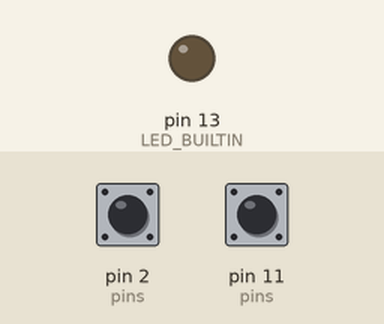
Simulated run of this sketch. Board: Arduino Uno, built with avr-gcc and run on an emulated ATmega328P. On the bench: output pins drawn as LEDs (lit = HIGH). The inputs (shaded band) are chosen by the test bench; at power-on: pin 2 (pins) HIGH, pin 11 (pins) HIGH.

Above: at 1.2 s.
1.3 s: pin 2 (pins) pulled LOW for 0.15 s
At 1.44 s:
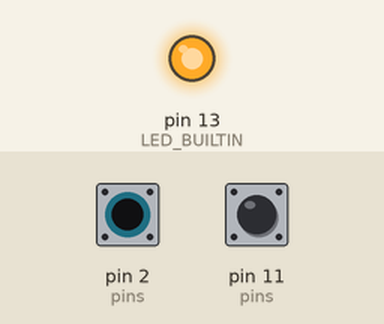
4.5 s: pin 2 (pins) pulled LOW for 3.2 s
At 8.9 s:
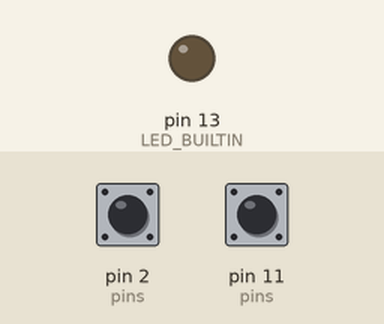
9.2 s: pin 11 (pins) pulled LOW for 3.2 s
At 10.5 s:
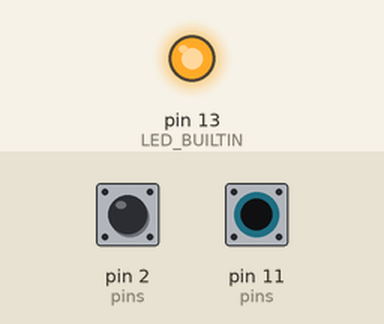
Timing chart, 0 to 14.0 s (numbered marks = the images above; inputs shaded):
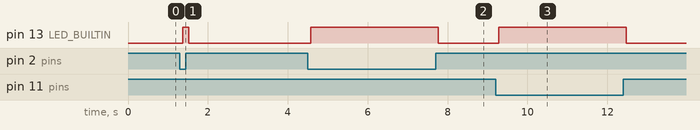

Measured:
- after the input at 1.3 s, pin 13 (LED_BUILTIN): LOW → HIGH after 0.06 s, → LOW 0.16 s later
- after the input at 4.5 s, pin 13 (LED_BUILTIN): LOW → HIGH after 0.07 s, → LOW 3.2 s later
- after the input at 9.2 s, pin 13 (LED_BUILTIN): LOW → HIGH after 0.07 s, → LOW 3.2 s later

The sketch:

sensor.ino
```cpp
// (licence header left out)
struct PinState {
    int pin;
    int previous;
    int isClosed;
    int orientation;
    unsigned long millis;
};

#define ORIENT_UNKNOWN   0
#define ORIENT_LANDSCAPE 1
#define ORIENT_PORTRAIT  2

struct PinState pins[] = {
    { 2, LOW, 0, ORIENT_LANDSCAPE, 0UL },
    { 11, LOW, 0, ORIENT_PORTRAIT, 0UL },
    { -1, },
};

#define DEBOUNCE_DELAY_MS 50
#define LOOP_DELAY_MS (1000/60)

void setup()
{
    for (struct PinState *p = pins; p->pin != -1; p++) {
        pinMode(p->pin, INPUT);
        digitalWrite(p->pin, HIGH);
    }
    pinMode(LED_BUILTIN, OUTPUT);

    Serial.begin(9600);
}

static void scanPins()
{
    for (struct PinState *p = pins; p->pin != -1; p++) {
        int reading = digitalRead(p->pin);
        unsigned long now = millis();
        if (reading != p->previous) {
            p->millis = now;
        }
        if ((now - p->millis) > DEBOUNCE_DELAY_MS) {
            p->isClosed = !reading;
        }
        p->previous = reading;
    }
}

static int getOrientation()
{
    for (struct PinState *p = pins; p->pin != -1; p++) {
        if (p->isClosed) {
            return p->orientation;
        }
    }
    return ORIENT_UNKNOWN;
}

static const char* handleRequest(const char *req)
{
    static char buffer[512];
    if (strstr(req, "orientation")) {
        int orientation = getOrientation();
        if (orientation == ORIENT_PORTRAIT) {
            snprintf(buffer, sizeof(buffer), "%s:PORTRAIT", req);
        } else if (orientation == ORIENT_LANDSCAPE) {
            snprintf(buffer, sizeof(buffer), "%s:LANDSCAPE", req);
        } else {
            snprintf(buffer, sizeof(buffer), "%s:UNKNOWN", req);
        }
    } else {
        snprintf(buffer, sizeof(buffer), "?");
    }
    return buffer;
}

void loop()
{
    scanPins();

    int orientation = getOrientation();
    digitalWrite(LED_BUILTIN, orientation != ORIENT_UNKNOWN ? HIGH : LOW);

    if (Serial.available() > 0) {
        const char *request = Serial.readStringUntil('\n').c_str();
        const char *response = handleRequest(request);
        Serial.println(response);
    }

    delay(LOOP_DELAY_MS);
}
```
